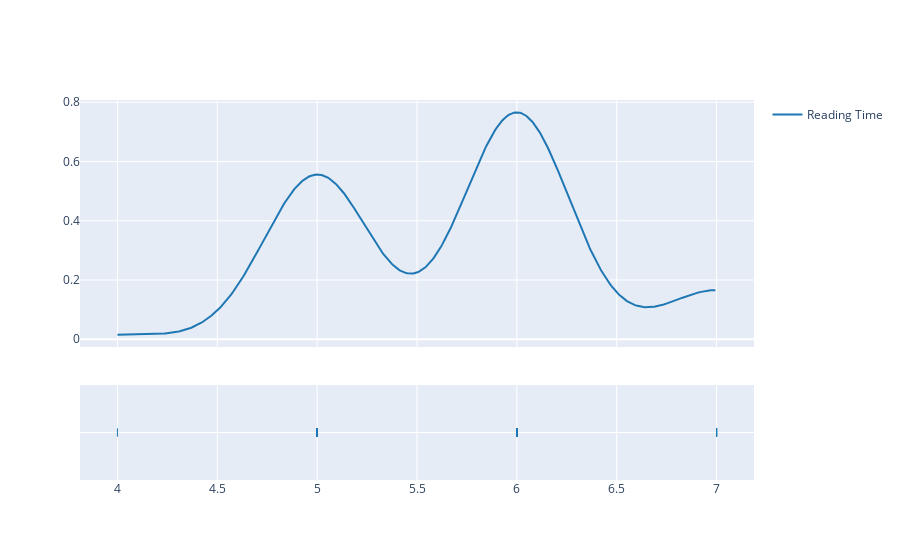

Write notebook code for a chart like this one.
### Code cell
mean_list = setup()
figure = plot(mean_list)

### Figure 1 — Plotly figure (JSON) as saved in the notebook; plotly's stock layout.template omitted (floating-point values rounded to 4 significant figures; data arrays with more than 128 entries replaced by an {"elided": "..."} marker saying what was removed)
{"data": [{"legendgroup": "Reading Time", "marker": {"color": "rgb(31, 119, 180)"}, "mode": "lines", "name": "Reading Time", "showlegend": true, "type": "scatter", "x": {"elided": "500 float values"}, "xaxis": "x", "y": {"elided": "500 float values"}, "yaxis": "y"}, {"legendgroup": "Reading Time", "marker": {"color": "rgb(31, 119, 180)", "symbol": "line-ns-open"}, "mode": "markers", "name": "Reading Time", "showlegend": false, "type": "scatter", "x": [6, 6, 6, 5, 5, 5, 7, 6, 6, 5, 5, 6, 7, 6, 5, 5, 5, 6, 5, 6, 6, 5, 5, 6, 7, 6, 6, 6, 5, 5, 6, 7, 6, 6, 5, 6, 5, 6, 6, 6, 6, 5, 7, 7, 6, 5, 5, 5, 7, 6, 6, 4, 5, 6, 7, 7, 5, 6, 5, 5, 6, 5, 5, 6, 6, 6, 5, 5, 6, 6, 5, 6, 6, 6, 7, 6, 6, 5, 6, 6, 5, 6, 6, 6, 6, 7, 6, 6, 6, 6, 6, 5, 6, 6, 5, 5, 5, 5, 5, 5], "xaxis": "x", "y": ["Reading Time", "Reading Time", "Reading Time", "Reading Time", "Reading Time", "Reading Time", "Reading Time", "Reading Time", "Reading Time", "Reading Time", "Reading Time", "Reading Time", "Reading Time", "Reading Time", "Reading Time", "Reading Time", "Reading Time", "Reading Time", "Reading Time", "Reading Time", "Reading Time", "Reading Time", "Reading Time", "Reading Time", "Reading Time", "Reading Time", "Reading Time", "Reading Time", "Reading Time", "Reading Time", "Reading Time", "Reading Time", "Reading Time", "Reading Time", "Reading Time", "Reading Time", "Reading Time", "Reading Time", "Reading Time", "Reading Time", "Reading Time", "Reading Time", "Reading Time", "Reading Time", "Reading Time", "Reading Time", "Reading Time", "Reading Time", "Reading Time", "Reading Time", "Reading Time", "Reading Time", "Reading Time", "Reading Time", "Reading Time", "Reading Time", "Reading Time", "Reading Time", "Reading Time", "Reading Time", "Reading Time", "Reading Time", "Reading Time", "Reading Time", "Reading Time", "Reading Time", "Reading Time", "Reading Time", "Reading Time", "Reading Time", "Reading Time", "Reading Time", "Reading Time", "Reading Time", "Reading Time", "Reading Time", "Reading Time", "Reading Time", "Reading Time", "Reading Time", "Reading Time", "Reading Time", "Reading Time", "Reading Time", "Reading Time", "Reading Time", "Reading Time", "Reading Time", "Reading Time", "Reading Time", "Reading Time", "Reading Time", "Reading Time", "Reading Time", "Reading Time", "Reading Time", "Reading Time", "Reading Time", "Reading Time", "Reading Time"], "yaxis": "y2"}], "layout": {"barmode": "overlay", "hovermode": "closest", "legend": {"traceorder": "reversed"}, "xaxis": {"anchor": "y2", "domain": [0, 1], "zeroline": false}, "yaxis": {"anchor": "free", "domain": [0.35, 1], "position": 0}, "yaxis2": {"anchor": "x", "domain": [0, 0.25], "dtick": 1, "showticklabels": false}}}
